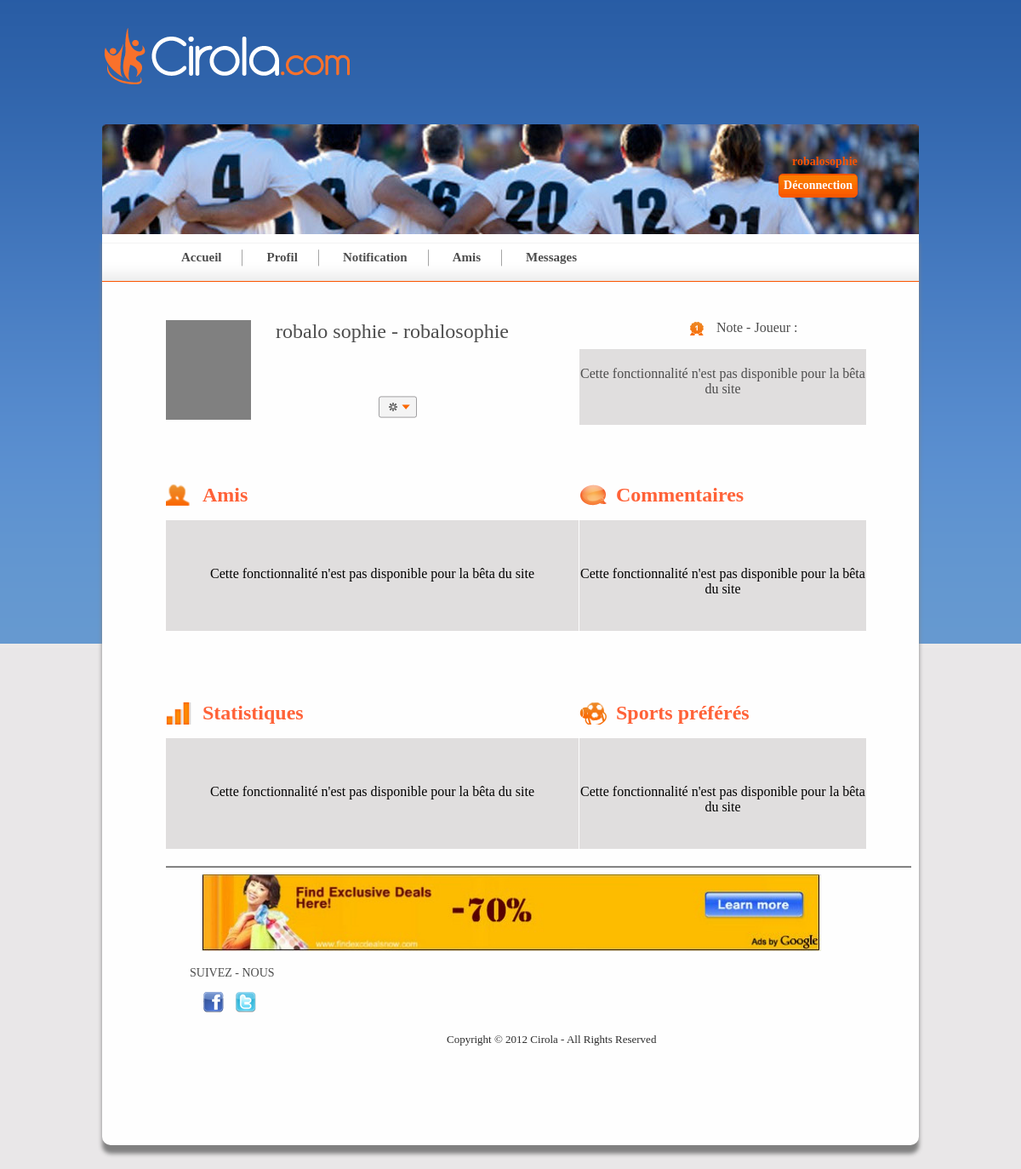
The page /profil.php (signed in) on the database its author committed.
### tables this page shows
CREATE TABLE IF NOT EXISTS `users` (
  `id` int(11) NOT NULL AUTO_INCREMENT,
  `password` varchar(30) NOT NULL,
  `fname` varchar(100) NOT NULL,
  `lname` varchar(100) NOT NULL,
  `email` varchar(200) NOT NULL,
  `date` timestamp NOT NULL DEFAULT CURRENT_TIMESTAMP,
  `ip` varchar(30) NOT NULL,
  `confirmed` int(1) NOT NULL,
  `tel` int(20) NOT NULL,
  `city` varchar(100) NOT NULL,
  `postal` int(10) NOT NULL,
  `hash` varchar(255) NOT NULL,
  `actif` int(1) NOT NULL,
  `login` varchar(100) NOT NULL,
  `pass` varchar(255) NOT NULL,
  `mail` varchar(255) NOT NULL,
  `avatar` varchar(200) NOT NULL DEFAULT 'gris.png',
  PRIMARY KEY (`id`)
);

CREATE TABLE IF NOT EXISTS `publicite` (
  `id` int(11) NOT NULL AUTO_INCREMENT,
  `lien` varchar(255) NOT NULL,
  `img` varchar(255) NOT NULL,
  PRIMARY KEY (`id`)
);

### profil.php (the view, shortened to what this page needs)
<?php
try{
  $bdd = new PDO('mysql:host=localhost;dbname=cirolaprod', 'root', 'root') or die(print_r($bdd->errorInfo()));
  $bdd->exec('SET NAMES utf8');
  }
  catch(Exeption $e){
  die('Erreur:'.$e->getMessage());
  }
 $req = $bdd->prepare('SELECT * FROM users WHERE login=:login');
 $req->execute(array('login'=>$_SESSION['users']));
 $data = $req->fetch();
 $dir = 'avatar/';
?>
<!DOCTYPE html PUBLIC "-//W3C//DTD XHTML 1.0 Strict//EN" "http://www.w3.org/TR/xhtml1/DTD/xhtml1-strict.dtd">
<html xmlns="http://www.w3.org/1999/xhtml">
<head>
	<link rel="stylesheet" type="text/css" href="templates/css/style.css" />
		<link rel="stylesheet" href="templates/css/datepicker/jquery.ui.all.css">
</head>
<body>
	<div id="conteneur">
		<div id="header">
			<div id="login">
						<div id="logout">
						<h2><span class="orange"> <?php echo $_SESSION['users'];?> </span></h2>
						<p> <a href="logout.php"> Déconnection </a> </p>
						</div>
			</div>
		</div>
		<div id="conteneur_body">
				<div id="navigation">
					<?php include "templates/navigation.php" ; ?>
				</div>
				<div id="haut_profil">
					<div class="bloc01_profil">
						<?php
							 echo "<a href='#?w=500' rel='popup_avatar' class='poplight' title='Modifier son avatar'><img class='avatarimg' src='".$dir.$data['avatar']."'/></a>";
						?>
						<p>
							<?php
								  echo $data['lname'];
								  echo $data['fname'];
								   echo ' - ';
								  echo $data['login'];
							?>
						</p>
						<div>
							<a href="#?w=500" rel="popup_modification" class="poplight" title="Modifier son profil"><img src="templates/images/changer_profil.png" class="modifierprofil" alt="Modifier son profil" /></a>
						</div>
					</div>
					<div class="bloc02_profil">
						<p id="puce_note_profil"> Note - Joueur : </p>
						<div class="bloc_gris_beta">
						<p> Cette fonctionnalité n'est pas disponible pour la bêta du site </p>
						</div>
					</div>
				</div>
				<div id="milieu_profil">
					<div class="bloc03_profil">
						<h3 id="amis_profil"> Amis </h3>
						<div class="bloc_gris_beta01">
						<p> Cette fonctionnalité n'est pas disponible pour la bêta du site </p>
						</div>
					</div>
					<div class="bloc04_profil">
						<h3 id="commentaire_profil"> Commentaires </h3>
						<div class="bloc_gris_beta02">
						<p> Cette fonctionnalité n'est pas disponible pour la bêta du site </p>
						</div>
					</div>
				</div>
				<div id="bas_profil">
					<div class="bloc05_profil">
						<h3 id="statistique_profil"> Statistiques </h3>
						<div class="bloc_gris_beta01">
						<p> Cette fonctionnalité n'est pas disponible pour la bêta du site </p>
						</div>
					</div>
					<div class="bloc06_profil">
						<h3 id="sport_profil"> Sports préférés </h3>
						<div class="bloc_gris_beta02">
						<p> Cette fonctionnalité n'est pas disponible pour la bêta du site </p>
						</div>
				</div>
			<div id="footer">
				<?php include "templates/footer.php" ; ?>
			</div>
		</div>
	</div>
</body>
</html>

### templates/footer.php (shortened to what this page needs)
<?php
				try{
				  $bdd = new PDO('mysql:host=localhost;dbname=cirolaprod', 'root', 'root') or die(print_r($bdd->errorInfo()));
				  $bdd->exec('SET NAMES utf8');
				  }
				  catch(Exeption $e){
				  die('Erreur:'.$e->getMessage());
				  }
				 $req = $bdd->prepare('SELECT * FROM publicite');
				 $req->execute(array());
				 $data = $req->fetch();
				 $dir = 'publicite/';
?>
			<div class="separation"></div>
			<div class="publicite">
				<?php
								 echo "<a href='".$data['lien']."'><img src='".$dir.$data['img']."'/></a>";
				?>
			</div>
			<div class="social">
				<h3>Suivez - nous</h3>
				<a href="http://www.facebook.com/pages/Cirola/436103889738181" title="Facebook"><img src="templates/images/facebook.png" class="facebook" alt="facebook" /></a>
				<a href="https://twitter.com/#!/CirolaCom" title="Twitter"><img src="templates/images/twitter.png" alt="twitter" /></a>
			</div>
			<p>Copyright © 2012 Cirola - All Rights Reserved</p>

### templates/css/style.css (style rules this page uses)
body { margin:0; padding:0; background: #e9e7e8 url('../images/fond.png') repeat-x; font-family:Tahoma; }
#conteneur { width:960px; margin:auto; }
#logo { margin-top:31px; }
#header { margin-top:41px; background: url('../images/imgnav.jpg') no-repeat; height:129px; position:relative; }
#login { padding-top:4px; width:153px; padding-left:734px; }
#login h2 { color:white; position:absolute; font-size:14px; top: 24px; right: 0px; width: 149px; }
.orange { color:#fa5400; }
#login p { right: 72px; position: absolute; top: 42px; }
#logout a { display:inline-block; padding:5px; text-decoration:none; background:url('../images/boutonrouge.png') repeat-x; cursor:pointer; border:1px solid #fa5400; color:#fefefe; font-family:Trebuchet MS; font-weight:bold; font-size:14px; -moz-border-radius: 5px; -webkit-border-radius: 5px; border-radius: 5px; }
#conteneur_body { background-color:#fefefe; padding:0; margin:0; width:960px; padding-bottom:66px; -moz-border-radius: 0px 0px 10px 10px; -webkit-border-radius: 0px 0px 10px 10px; border-radius: 0px 0px 10px 10px; -moz-box-shadow: 0px 1px 10px black; -webkit-box-shadow: 1px 10px 10px black; box-shadow: 0px 10px 5px #808080; margin-bottom:30px; }
#navigation { width:960px; height:55px; background:url('../images/fond_bloc_menu.png') repeat-x; border-bottom:1px solid #fa5400; }
#footer { margin-top:20px; font-family:tahoma; }
#footer .separation { height:10px; background: url("../images/footer_separation.png") repeat-x; width:876px; margin:auto; }
.publicite { float: left; margin-left: 42px; }
.publicite img { width:728px; height:90px; }
#footer .social { color:#4d4d4d; float:left; margin-left:28px; }
#footer .social .facebook { margin-left:16px; display:inline-block; margin-right:10px; }
#footer h3 { font-weight:normal; font-size:14px; text-transform:uppercase; }
#footer p { font-size:13px; color:#2d2d2d; clear:both; margin-left:330px; padding-top:20px; }
#haut_profil { width:823px; margin-top:45px; margin-left:75px; }
.bloc01_profil { width:485px; float:left; }
.avatarimg { float:left; width:100px; height:117px; }
.modifierprofil { margin-left: 150px; margin-top: 62px; }
.bloc01_profil p { font-family: Myriad Pro; font-size:24px; display:inline; margin-left:29px; color:#4d4d4d; position:relative; }
.bloc02_profil { width:337px; float:right; }
.bloc02_profil p { color:#4d4d4d; font-family: Trebuchet MS; font-size:16px; }
#puce_note_profil { padding-left:34px; margin-left:127px; margin-top:0px; margin-bottom:0px; background: url('../images/note_joueur.png') no-repeat; }
#milieu_profil { width:823px; margin-top:45px; margin-left:75px; }
#milieu_profil h3 { font-size:24px; color:#ff6238; font-family:Trebuchet MS; font-weight:bold; margin-bottom:0px; }
#amis_profil { background: url('../images/icone_amis.png') no-repeat; padding-left:43px; }
.bloc03_profil { width:485px; float:left; }
.bloc04_profil { width:337px; float:right; }
#commentaire_profil { background: url('../images/commentaires.png') no-repeat; padding-left:43px; }
#statistique_profil { background: url('../images/icone_stats.png') no-repeat; padding-left:43px; font-size:24px; color:#ff6238; font-family:Trebuchet MS; font-weight:bold; margin-bottom:0px; }
#bas_profil { width:823px; margin-top:59px; margin-left:75px; margin-bottom:50px; }
.bloc05_profil { width:485px; float:left; }
.bloc06_profil { width:337px; float:right; }
#sport_profil { background: url('../images/sports_preferes.png') no-repeat; padding-left:43px; font-size:24px; color:#ff6238; font-family:Trebuchet MS; font-weight:bold; margin-bottom:0px; }
.bloc_gris_beta { margin-top: 10px; height: 89px; background-color:#e0dede; }
.bloc_gris_beta01 { margin-top: 10px; height: 130px; background-color:#e0dede; }
.bloc_gris_beta01 p { text-align: center; padding-top: 54px; }
.bloc_gris_beta02 p { text-align: center; padding-top: 54px; }
.bloc_gris_beta02 { margin-top: 10px; height: 130px; background-color:#e0dede; }
.bloc_gris_beta p { padding-top:20px; text-align: center; }

### rows shown on the page
users: avatar (picture), lname "robalo", fname "sophie", login "robalosophie"
publicite: img (picture)

### other values the page prints
$_SESSION['users'] "robalosophie"
